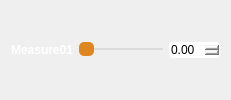
        <widget class="QWidget" name="widget_12" native="true">
         <layout class="QHBoxLayout" name="horizontalLayout_8">
          <item>
           <widget class="QLabel" name="label_8">
            <property name="minimumSize">
             <size>
              <width>56</width>
              <height>16</height>
             </size>
            </property>
            <property name="styleSheet">
             <string notr="true">QLabel{
	font:10pt &quot;hack&quot;;
	font-weight:bold;
	color :rgb(255,255,255);
}
</string>
            </property>
            <property name="lineWidth">
             <number>1</number>
            </property>
            <property name="text">
             <string>Measure01</string>
            </property>
            <property name="alignment">
             <set>Qt::AlignCenter</set>
            </property>
           </widget>
          </item>
          <item>
           <widget class="QSlider" name="horizontalSlider01_8">
            <property name="styleSheet">
             <string notr="true">QSlider::handle:horizontal{
	width:15px;
	background-color:rgb(223,134,30);
	margin:-6px 0px -6px 0px;
	border-radius:5px;
}
QSlider::groove:horizontal{
	height:2px;
	background-color:rgb(219,219,219);
}
QSlider::add-page:horizontal{
	background-color:rgb(219,219,219);
}
QSlider::sub-page:horizontal{
background-color:rgb(233,143,36);
}</string>
            </property>
            <property name="orientation">
             <enum>Qt::Horizontal</enum>
            </property>
           </widget>
          </item>
          <item>
           <widget class="QDoubleSpinBox" name="doubleSpinBox01_8">
            <property name="styleSheet">
             <string notr="true">QDoubleSpinBox {
border-radius:4px;
}</string>
            </property>
           </widget>
          </item>
         </layout>
        </widget>
